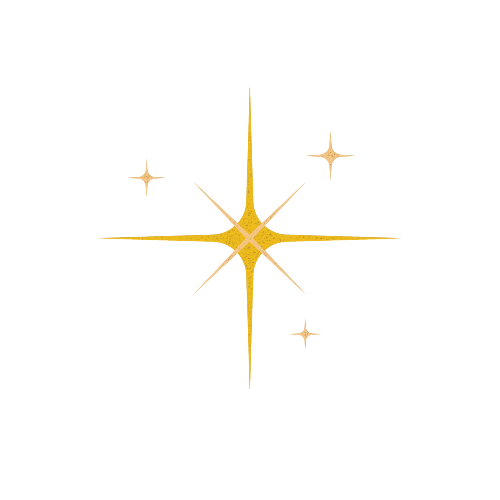
#> input picture star.png, 500 x 500 px; its folder holds 6 pictures in this run
$ python -i Coursework-2.py   (imports and definitions only)
#> lines starting #> are read from the running program, lines starting #| are printed output that depends on the picture
# Coursework 2 Game -- Shooting Stars
# Screen resolution: 1920 x 1080
from tkinter import Tk, messagebox, Button, Label
from tkinter import Canvas, Toplevel, PhotoImage, Frame, Text
from PIL import Image, ImageTk
from random import randint
from time import sleep
from threading import Thread, Timer


# [90 lines left out: functions leftKey, rightKey, upKey, downKey, shoot, double and 5 more, not called in this run]


def configure_window():
	'''Opens the window of the main screen with the relevant settings'''
	window = Tk()

	window.geometry("1400x1080")
	window.configure(background="#101724")
	window.title("S H O O T I N G  S T A R S")
	return(window)


def new_window():
	'''Creates a new window that would open on top of the main window'''
	window = Toplevel()
	window.title("S H O O T I N G  S T A R S")
	window.geometry("1920x1080")
	window.configure(background="#101724")
	return(window)


# [138 lines left out: functions home_screen, settings_screen, setting_keys, cont, leaderboard_screen, instructions_screen and 2 more, not called in this run]


def game_screen():
	'''Main game screen with the canvas'''

	#Global variables to use across functions
	global star
	global canvas
	global score
	global new_bullet
	global stop
	global speed
	global moon
	global scoretext
	global once
	global times
	global gamescreen
	global name

	num_of_falling = 5
	new_bullet = False

	gamescreen = new_window()

	if restore:
		file = open("Save_game.txt", "r")
		score_line = file.readline()
		score = int(score_line.partition(":")[2])
		name_line = file.readline()
		names = str(name_line.partition(":")[2])
		name = names.strip()
		speed_line = file.readline()
		speed = float(speed_line.partition(":")[2])
		once_line = file.readline()
		once = bool(once_line.partition(":")[2])
		times_line = file.readline()
		times = float(times_line.partition(":")[2])
		file.close()

	else:
		score = 0
		speed = 1.0
		once = True
		times = 1


	canvas = Canvas(gamescreen, width=1600, height=900)
	canvas.config(bg='#101724')
	canvas.pack()
	scoretext = canvas.create_text(1200, 10, text="Score:" + str(score), fill='white', font=("Impact", 15), anchor="nw")

	# Binding keys for the game
	canvas.bind('<'+left+'>', leftKey)
	canvas.bind('<'+right+'>', rightKey)
	canvas.bind('<'+up+'>', upKey)
	canvas.bind('<'+down+'>', downKey)
	canvas.bind('<space>', shoot)
	canvas.bind('<d>', double)
	canvas.bind('<e>', slow)
	canvas.bind('<b>', boss_key)
	canvas.bind('<q>', add100)
	canvas.focus_set()

	# star image from https://www.freepnglogos.com/pics/falling
	img = Image.open("star.png")
#> img is the input picture: PIL image 500x500 RGBA; mean R, G, B, A 5.7, 4.7, 2.1, 5.1
	resized_image = img.resize((100, 100))
	star = ImageTk.PhotoImage(resized_image)

	# image made on paint
	global tank
	img = Image.open("tank.png")
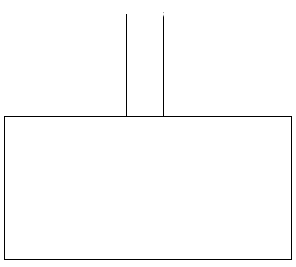
#> input picture tank.png, 296 x 267 px
#> img is the input picture: PIL image 296x267 RGBA; mean R, G, B, A 142.5, 142.5, 142.5, 145.1
	resized_image = img.resize((50, 50))
#> resized_image: PIL image 50x50 RGBA
	tank = ImageTk.PhotoImage(resized_image)

	# moon image from www.canva.com
	global moon_image
	img = Image.open("moon.png")
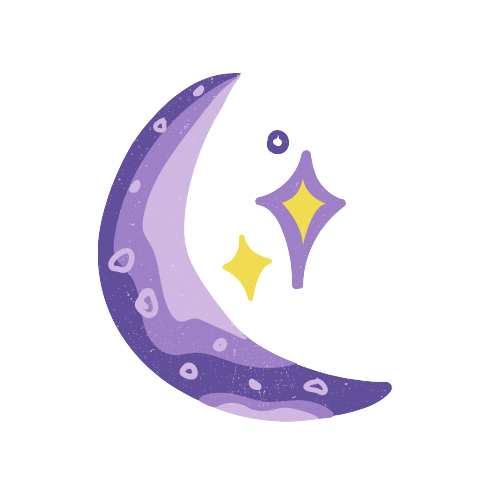
#> input picture moon.png, 500 x 500 px
#> img is the input picture: PIL image 500x500 RGBA; mean R, G, B, A 26.8, 22.8, 31.5, 42.2
	resized_image = img.resize((100, 100))
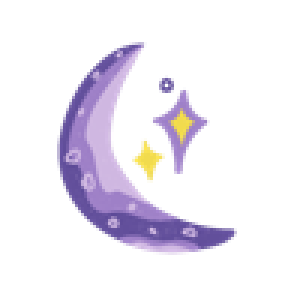
#> resized_image: PIL image 100x100 RGBA (shown 3 times larger); mean R, G, B, A 30.3, 25.8, 35.4, 42.2; transparent parts drawn white
	moon_image = ImageTk.PhotoImage(resized_image)

	# moon image from www.canva.com
	global satellite_image
	img = Image.open("satellite.png")
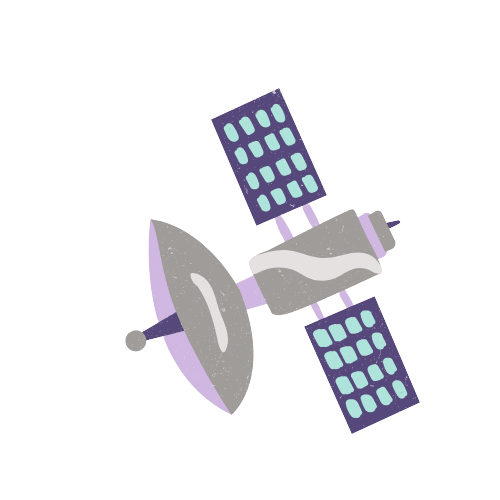
#> input picture satellite.png, 500 x 500 px
#> img is the input picture: PIL image 500x500 RGBA; mean R, G, B, A 26.4, 26.3, 29.2, 42.8
	resized_image = img.resize((100, 100))
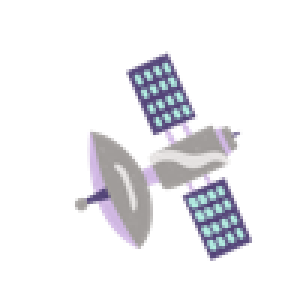
#> resized_image: PIL image 100x100 RGBA (shown 3 times larger); mean R, G, B, A 29.9, 29.6, 33, 42.8; transparent parts drawn white
	satellite_image = ImageTk.PhotoImage(resized_image)

	# image was a screenshot
	global bosskey_image
	img = Image.open("bosskey.png")
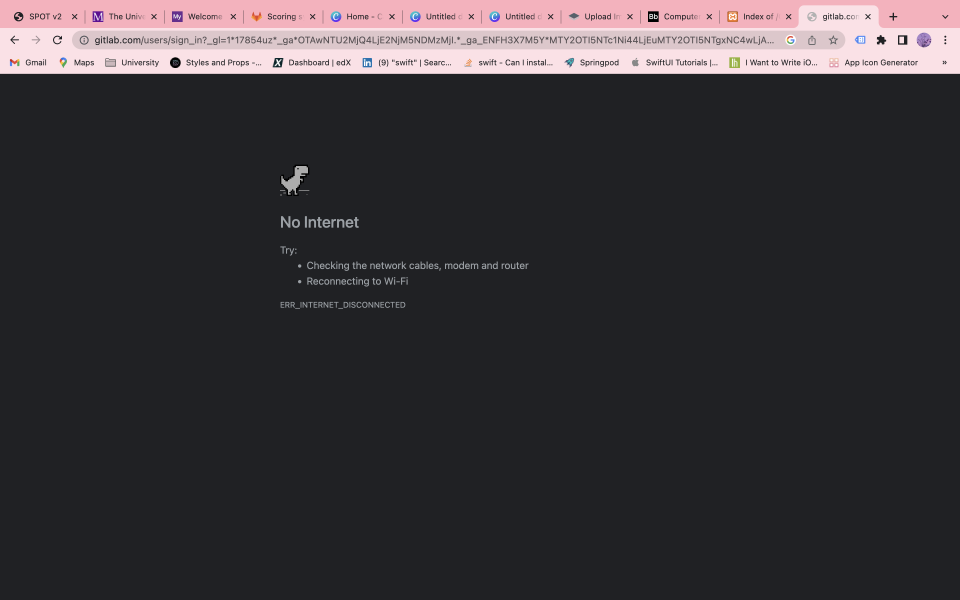
#> input picture bosskey.png, 2880 x 1800 px (shown at 1/3 size)
#> img is the input picture: PIL image 2880x1800 RGBA; mean R, G, B, A 56.7, 53.1, 56.6, 255
	resized_image = img.resize((1500, 1000))
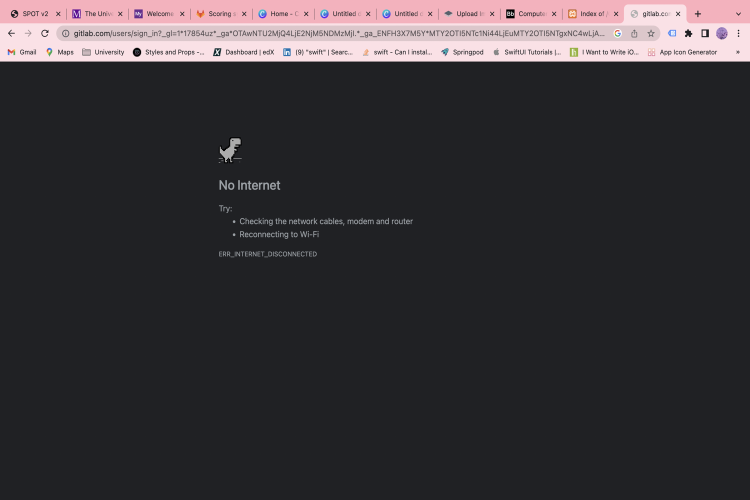
#> resized_image: PIL image 1500x1000 RGBA (shown at 1/2 size); mean R, G, B, A 56.6, 53.1, 56.6, 255
	bosskey_image = ImageTk.PhotoImage(resized_image)

	global satellite
	satellite = 0

	global falling
	falling = []
	create_falling(canvas)

	move_tank(canvas)

	pause = Button(gamescreen, text="Pause", font=("Impact", 15), command=lambda: pause_screen())
	pause.place(x=1300, y=5)

	# Make all the falling objects fall down
	bullets = []

	stop = False
	finish = False

	while not stop:
		for i in range(1, len(falling) + 1):
			if i > len(falling):
				break
			if len(falling) == 1:
				create_falling(canvas)
			pos = canvas.coords(falling[i - 1])
			y = pos[1]
			if pos[1] > 760 and falling[i-1] != satellite:
				stop = True
				canvas.create_text(650, 500, fill='white', font=('Impact', 50), text='Game Over!')
			canvas.move(falling[i - 1], 0, speed)
			if new_bullet:
				bullets.append(bullet)
				new_bullet = False
			for b in range(0, len(bullets)):
				if b > len(bullets) - 1:
					b = len(bullets) - 1

				canvas.move(bullets[b], 0, -20)
				canvas.update()

				bullet_pos = canvas.coords(bullets[b])
				if bullet_pos[3] < 0:
					bullets.pop(b)

				falling_coords = [pos[0] - 50, pos[1] - 50, pos[0] + 50, pos[1] + 50]

				if overlapping(bullet_pos, falling_coords):
					next_level()
					if 'moon' not in globals():
						moon = 0

					if falling[i - 1] == moon:
						score = score + 100
					elif falling[i-1] == satellite:
						score = score - 20
					else:
						score = score + 10
					comparing_star = falling[i - 1]
					canvas.itemconfigure(scoretext, text="Score:" + str(score))
					canvas.delete(comparing_star)
					falling.pop(i - 1)

					canvas.update()

				sleep(0.0005)

		canvas.update()

	finish_game()


# [31 lines left out: functions create_satellites, next_level, create_moon, not called in this run]


def move_tank(canvas):
	'''Creates tank image and places on screen'''
	global tank_on_screen
	tank_on_screen = canvas.create_image(60, 500, image=tank)
	position = canvas.coords(tank_on_screen)
	canvas.update()


def create_falling(canvas):
	'''Create all the  stars and adds to list'''
	global falling
	for i in range(num_of_falling):
	 	x = randint(10, 1400)
	 	y = randint(0, 60)
	 	falling.append(canvas.create_image(x, y, image=star))


# [44 lines left out: functions overlapping, finish_game, unpauses, pause_screen, not called in this run]


def save_game():
	finish_game()
	window.destroy()


# Main code
window = configure_window()
star = None
tank = None
rank = None
restore = False

left = "Left"
right = "Right"
up = "Up"
down = "Down"

num_of_falling = 5

# [1 line not run here, left out]

direction = 'right'

# [1 line not run here, left out]

#> (the run stopped early here; a loop or call above may not have finished)
